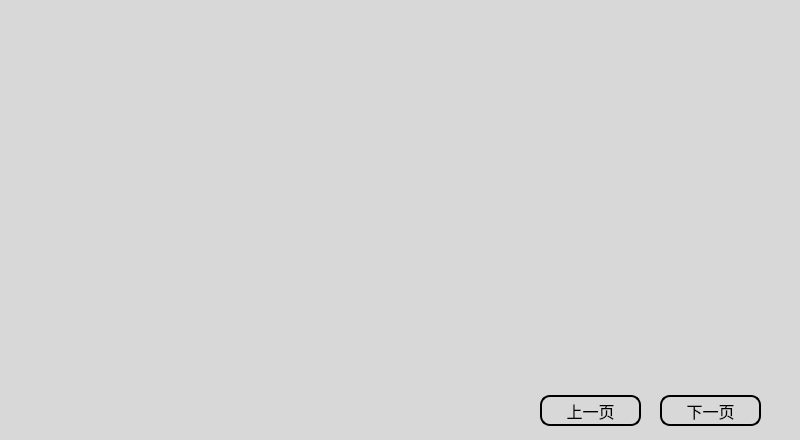
<?xml version="1.0" encoding="UTF-8"?>
<ui version="4.0">
 <class>VehicleACUPage</class>
 <widget class="QWidget" name="VehicleACUPage">
  <property name="geometry">
   <rect>
    <x>0</x>
    <y>0</y>
    <width>800</width>
    <height>440</height>
   </rect>
  </property>
  <property name="windowTitle">
   <string>Form</string>
  </property>
  <widget class="QLabel" name="VehicleACUPage_background">
   <property name="geometry">
    <rect>
     <x>0</x>
     <y>0</y>
     <width>800</width>
     <height>440</height>
    </rect>
   </property>
   <property name="styleSheet">
    <string notr="true">background-color: rgb(216, 216, 216);</string>
   </property>
   <property name="text">
    <string/>
   </property>
  </widget>
  <widget class="QLabel" name="VehicleACUPage_Label_Page">
   <property name="geometry">
    <rect>
     <x>380</x>
     <y>390</y>
     <width>131</width>
     <height>41</height>
    </rect>
   </property>
   <property name="styleSheet">
    <string notr="true">font: 75 bold 18px ;</string>
   </property>
   <property name="text">
    <string/>
   </property>
  </widget>
  <widget class="QPushButton" name="VehicleACUPage_Button_NextPage">
   <property name="geometry">
    <rect>
     <x>660</x>
     <y>395</y>
     <width>101</width>
     <height>31</height>
    </rect>
   </property>
   <property name="focusPolicy">
    <enum>Qt::NoFocus</enum>
   </property>
   <property name="styleSheet">
    <string notr="true">font: 75  16px ;
color: rgb(0, 0, 0);
background-color: rgb(216, 216, 216);
border:2px solid black;
border-radius:10px;
padding:2px 4px;</string>
   </property>
   <property name="text">
    <string>下一页</string>
   </property>
  </widget>
  <widget class="QPushButton" name="VehicleACUPage_Button_PrePage">
   <property name="geometry">
    <rect>
     <x>540</x>
     <y>395</y>
     <width>101</width>
     <height>31</height>
    </rect>
   </property>
   <property name="focusPolicy">
    <enum>Qt::NoFocus</enum>
   </property>
   <property name="styleSheet">
    <string notr="true">font: 75 16px ;
color: rgb(0, 0, 0);
background-color: rgb(216, 216, 216);
border:2px solid black;
border-radius:10px;
padding:2px 4px;</string>
   </property>
   <property name="text">
    <string>上一页</string>
   </property>
  </widget>
 </widget>
 <resources/>
 <connections/>
</ui>
